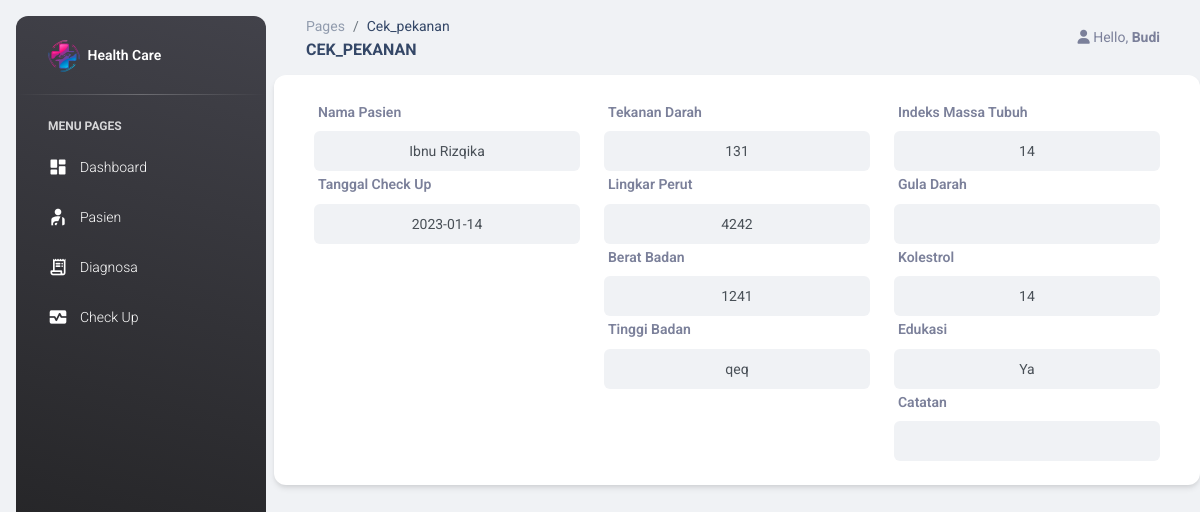
The page /index.php?page=cek_pekanan&id=1 (signed in) on the database its author committed.
### tables this page shows
CREATE TABLE `kontrol_pekanan` (
  `id` int(11) NOT NULL,
  `nama_pasien` varchar(255) NOT NULL,
  `tanggal` date NOT NULL,
  `td` varchar(50) NOT NULL,
  `lp` varchar(50) NOT NULL,
  `bb` varchar(50) NOT NULL,
  `tb` varchar(50) NOT NULL,
  `imt` varchar(50) NOT NULL,
  `gula_darah` varchar(50) NOT NULL,
  `kolestrol` varchar(50) NOT NULL,
  `edukasi` varchar(50) NOT NULL,
  `catatan` varchar(50) NOT NULL
);

### models/m_pasien.php (called while the page is built, shortened)
<?php
function query($query) {
		global $conn;
		$result = mysqli_query($conn, $query);
		$rows = [];
		while( $row = mysqli_fetch_assoc($result) ) {
			$rows[] = $row;
		}
		return $rows;
	}
?>

### views/kontrol/cek_pekanan.php (the view, shortened to what this page needs)
<?php
require "models/m_pasien.php";
$id = $_GET["id"];
$kh = query("SELECT * from kontrol_pekanan WHERE id = $id")[0];
?>
<div class="card px-3">
            <div class="card-body">
                <form action="" method="POST" enctype="multipart/form-data">
                    <div class="row">
                        <div class="col-md-4">
                            <div class="form-group">
                                <label for="nama_pasien" class="form-label font-weight-bold">Nama Pasien</label>
                                <input type="text" name="nama_pasien" id="nama_pasien" class="form-control bg-light text-center" value="<?= $kh["nama_pasien"]; ?>" readonly>
                            </div>
                            <div class="form-group">
                                <label for="tanggal" class="form-label font-weight-bold">Tanggal Check Up</label>
                                <input type="text" name="tanggal" id="tanggal" class="form-control bg-light text-center" value="<?= $kh["tanggal"]; ?>" readonly>
                            </div>
                        </div>
                        <div class="col-md-4">
                            <div class="form-group">
                                <label for="td" class="form-label font-weight-bold">Tekanan Darah</label>
                                <input type="text" name="td" id="td" class="form-control bg-light text-center" value="<?= $kh["td"]; ?>" readonly>
                            </div>
                            <div class="form-group">
                                <label for="lp" class="form-label font-weight-bold">Lingkar Perut</label>
                                <input type="text" name="lp" id="lp" class="form-control bg-light text-center" value="<?= $kh["lp"]; ?>" readonly>
                            </div>
                            <div class="form-group">
                                <label for="bb" class="form-label font-weight-bold">Berat Badan</label>
                                <input type="text" name="bb" id="bb" class="form-control bg-light text-center" value="<?= $kh["bb"]; ?>" readonly>
                            </div>
                            <div class="form-group">
                                <label for="tb" class="form-label font-weight-bold">Tinggi Badan</label>
                                <input type="text" name="tb" id="tb" class="form-control bg-light text-center" value="<?= $kh["tb"]; ?>" readonly>
                            </div>
                        </div>
                        <div class="col-md-4">
                            <div class="form-group">
                                <label for="imt" class="form-label font-weight-bold">Indeks Massa Tubuh</label>
                                <input type="text" name="imt" id="imt" class="form-control bg-light text-center" value="<?= $kh["imt"]; ?>" readonly>
                            </div>
                            <div class="form-group">
                                <label for="gula_darah" class="form-label font-weight-bold">Gula Darah</label>
                                <input type="text" name="gula_darah" id="gula_darah" class="form-control bg-light text-center" value="<?= $kh["gula_darah"]; ?>" readonly>
                            </div>
                            <div class="form-group">
                                <label for="kolestrol" class="form-label font-weight-bold">Kolestrol</label>
                                <input type="text" name="kolestrol" id="kolestrol" class="form-control bg-light text-center" value="<?= $kh["kolestrol"]; ?>" readonly>
                            </div>
                            <div class="form-group">
                                <label for="edukasi" class="form-label font-weight-bold">Edukasi</label>
                                <input type="text" name="edukasi" id="edukasi" class="form-control bg-light text-center" value="<?= $kh["edukasi"]; ?>" readonly>
                            </div>
                            <div class="form-group">
                                <label for="catatan" class="form-label font-weight-bold">Catatan</label>
                                <input type="text" name="catatan" id="catatan" class="form-control bg-light text-center" value="<?= $kh["catatan"]; ?>" readonly>
                            </div>
                        </div>
                    </div>
                </form>
            </div>
        </div>

### rows shown on the page
kontrol_pekanan: nama_pasien "Ibnu Rizqika", tanggal "2023-01-14", td "131", lp "4242", bb "1241", tb "qeq", imt "14", kolestrol "14", edukasi "Ya"

### other values the page prints
$_GET['page'] "Cek_pekanan"
$_GET['page'] "CEK_PEKANAN"
